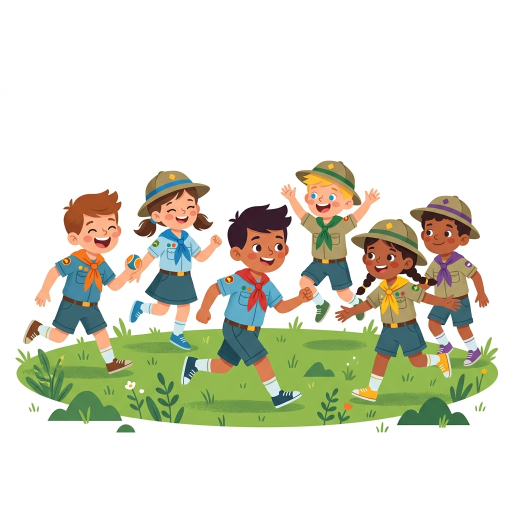
#> input picture supabase/scripts/juegos_base.jpg, 1024 x 1024 px, given in place of firma_background.webp, which was not available (shown at 1/2 size)
$ python composite_images.py juegos_base.jpg juegos_carrera_base.jpg juegos_carrera_base.jpg
#> lines starting #> are read from the running program, lines starting #| are printed output that depends on the picture; pictures that were not available may be replaced by others from this repository, and a replacement may not be noted
import os
import re
import sys
import json
import requests
from PIL import Image, ImageDraw, ImageFont, ImageFilter

# 1. Paths configurations
FRONTEND_DIR = os.path.join(os.path.dirname(os.path.dirname(os.path.dirname(__file__))), "frontend")
ENV_FILE = os.path.join(FRONTEND_DIR, ".env.local")
TEMPLATE_BG = os.path.join(FRONTEND_DIR, "public", "images", "template", "firma_background.webp")
TEMPLATE_FG = os.path.join(FRONTEND_DIR, "public", "images", "template", "firma_frontal.webp")
FONT_PATH = "C:\\Windows\\Fonts\\georgiab.ttf"  # Default Windows Georgia Bold font

def load_env():
    env = {}
    if os.path.exists(ENV_FILE):
        with open(ENV_FILE, "r", encoding="utf-8") as f:
            for line in f:
                if "=" in line and not line.startswith("#"):
                    k, v = line.strip().split("=", 1)
                    env[k.strip()] = v.strip()
    return env

def get_glow_image(text, font, text_color, glow_color, blur_radius=4):
    # Create canvas for drawing the glow text
    dummy = Image.new("RGBA", (1, 1))
    draw = ImageDraw.Draw(dummy)
    bbox = draw.textbbox((0, 0), text, font=font)
    w = bbox[2] - bbox[0] + blur_radius * 4 + 10
    h = bbox[3] - bbox[1] + blur_radius * 4 + 10

    # Draw glow shadow
    glow_img = Image.new("RGBA", (w, h), (0, 0, 0, 0))
    glow_draw = ImageDraw.Draw(glow_img)
    glow_draw.text((blur_radius*2, blur_radius*2), text, font=font, fill=glow_color)
    glow_img = glow_img.filter(ImageFilter.GaussianBlur(blur_radius))

    # Draw clean foreground text
    fg_img = Image.new("RGBA", (w, h), (0, 0, 0, 0))
    fg_draw = ImageDraw.Draw(fg_img)
    fg_draw.text((blur_radius*2, blur_radius*2), text, font=font, fill=text_color)

    # Merge both
    return Image.alpha_composite(glow_img, fg_img), w, h, blur_radius*2

def make_white_transparent(img, threshold=240):
    img = img.convert("RGBA")
    datas = img.getdata()
    newData = []
    for item in datas:
        # Check if R, G, and B are all above threshold (close to white)
        if item[0] >= threshold and item[1] >= threshold and item[2] >= threshold:
            newData.append((255, 255, 255, 0)) # Fully transparent white
        else:
            newData.append(item)
    img.putdata(newData)
    return img

def process_image(base_img_path, title, category):
#> called with base_img_path = 'juegos_base.jpg', title = 'juegos_carrera_base.jpg', category = 'juegos_carrera_base.jpg'
    print(f"Processing image: {base_img_path}")
    if not os.path.exists(base_img_path):
        print(f"Error: Base image not found at {base_img_path}")
        return None

    # Load templates
    bg = Image.open(TEMPLATE_BG).convert("RGBA").resize((540, 540))
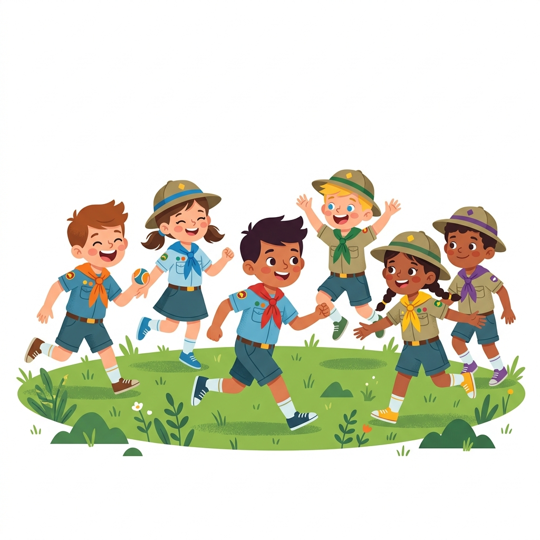
#> bg: PIL image 540x540 RGBA; mean R, G, B, A 219.3, 220.1, 204.4, 255
    fg = Image.open(TEMPLATE_FG).convert("RGBA").resize((540, 540))
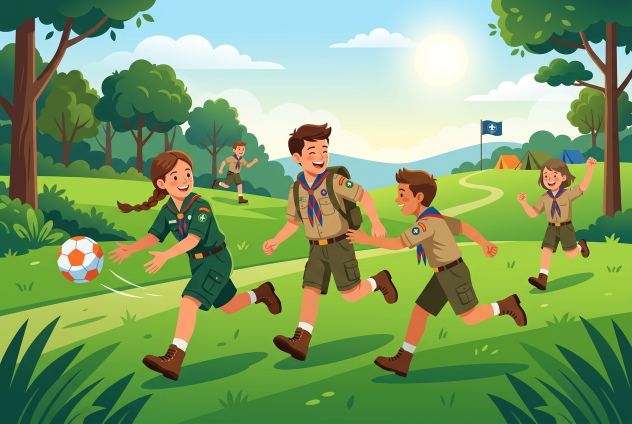
#> input picture supabase/scripts/juegos_carrera_base.jpg, 1264 x 848 px, given in place of firma_frontal.webp, which was not available (shown at 1/2 size)
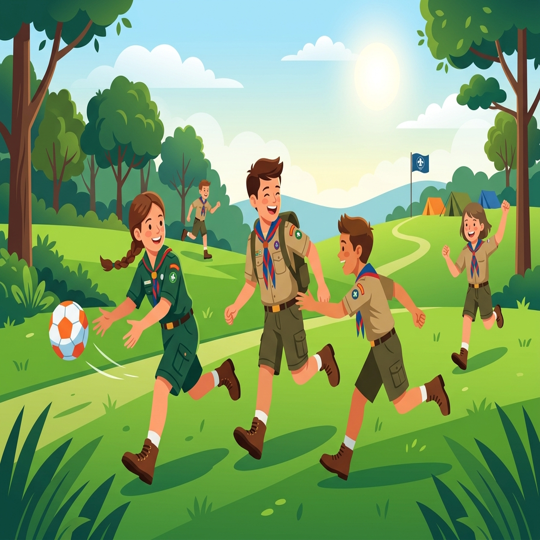
#> fg: PIL image 540x540 RGBA; mean R, G, B, A 126.5, 159.5, 104.1, 255
    user = Image.open(base_img_path).convert("RGBA")

    # Crop user image 1:1 centered
    w, h = user.size
#> w = 1024; h = 1024
    min_dim = min(w, h)
#> min_dim = 1024
    left = (w - min_dim) / 2
#> left = 0
    top = (h - min_dim) / 2
#> top = 0
    right = left + min_dim
#> right = 1024
    bottom = top + min_dim
#> bottom = 1024
    user_cropped = user.crop((left, top, right, bottom)).resize((540, 540))

    # Make white background transparent
    user_cropped = make_white_transparent(user_cropped)
#> the loop in make_white_transparent, `for item in datas:` made 291600 passes
#> item on passes 1 to 3: (253, 251, 252, 255), (255, 253, 254, 255), (255, 255, 255, 255)
#> after the loop in make_white_transparent, `for item in datas:`: newData = 291600 items

    # Merge layers: bg + user + fg
    merged = Image.alpha_composite(bg, user_cropped)
    merged = Image.alpha_composite(merged, fg)

    # Prepare Drawing context
    draw = ImageDraw.Draw(merged)

    # Load fonts
    try:
        font_title = ImageFont.truetype(FONT_PATH, 20)
        font_cat = ImageFont.truetype("C:\\Windows\\Fonts\\Arial.ttf", 20)
    except IOError:
        print("Warning: Standard ttf fonts not found, using default PIL font.")
        font_title = ImageFont.load_default()
        font_cat = font_title

    # --- 1. Draw Title (Bottom Left) ---
    title_text = title.upper()
    # Check length and crop if needed
    max_w = 460
    while len(title_text) > 0:
        bbox = draw.textbbox((0, 0), title_text, font=font_title)
        text_w = bbox[2] - bbox[0]
        if text_w <= max_w:
            break
        title_text = title_text[:-1]
#> this loop made 1 pass
#> (bbox, text_w) on pass 1: ((-2, 4, 285, 24), 287)
    if title_text != title.upper():
        title_text += "..."

    target_x = 79
    target_y = 485  # Adjusted Y to align well with standard coordinates

    # Draw red outline (3px stroke width)
    stroke_color = (203, 51, 39, 255) # Red #cb3327
    for offset_x in [-2, -1, 0, 1, 2]:
        for offset_y in [-2, -1, 0, 1, 2]:
            draw.text((target_x + offset_x, target_y + offset_y), title_text, font=font_title, fill=stroke_color)

    # Draw white fill
    draw.text((target_x, target_y), title_text, font=font_title, fill=(255, 255, 255, 255))

    # --- 2. Draw Category (Top Right, with Glow Effect) ---
    cat_text = category.upper()
    # Generate category with red glow
    glow_color = (203, 51, 39, 180)  # Red glow
    text_color = (203, 51, 39, 255)  # Solid red
    glow_img, glow_w, glow_h, offset = get_glow_image(cat_text, font_cat, text_color, glow_color, blur_radius=3)
#> in get_glow_image, `glow_img = Image.new("RGBA", (w, h), (0, 0, 0, 0))`: glow_img: PIL image 309x42 RGBA; every value is 0
#> in get_glow_image, `glow_img = glow_img.filter(ImageFilter.GaussianBlur(blur_radius))`:
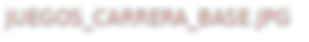
#> glow_img: PIL image 309x42 RGBA; mean R, G, B, A 32.7, 8.2, 6.2, 20; transparent parts drawn white
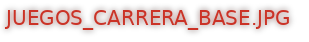
#> glow_img: PIL image 309x42 RGBA; mean R, G, B, A 47.7, 11.9, 9.1, 42.4; transparent parts drawn white
#> glow_w = 309; glow_h = 42; offset = 6

    # Position in top right (x=505 is right edge alignment)
    pos_x = 505 - (glow_w - offset * 2)
#> pos_x = 208
    pos_y = 35 - offset
#> pos_y = 29

    merged.paste(glow_img, (int(pos_x), int(pos_y)), glow_img)
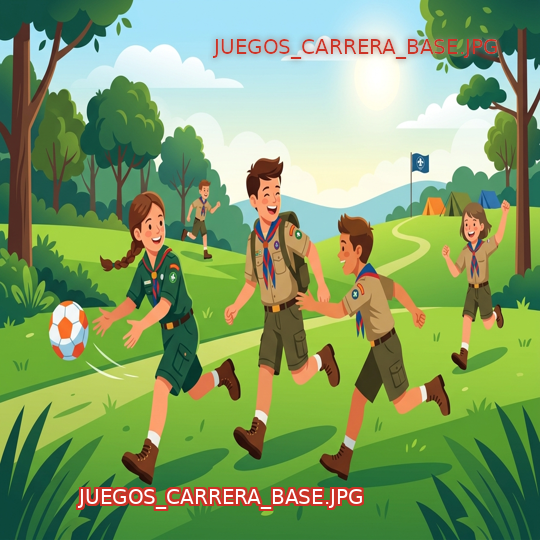
#> merged: PIL image 540x540 RGBA; mean R, G, B, A 128.9, 157.8, 103.6, 254.4; transparent parts drawn white

    # Save output as WebP
    out_dir = os.path.join(FRONTEND_DIR, "public", "uploads", "processed")
    os.makedirs(out_dir, exist_ok=True)
    slug = re.sub(r'[^a-z0-9\s-]', '', title.lower()).replace(' ', '-')
    out_path = os.path.join(out_dir, f"{slug}.webp")
    merged.save(out_path, "WEBP", quality=80)
    print(f"Image processed successfully saved to: {out_path}")
    return out_path

def upload_to_supabase(file_path):
    env = load_env()
    url = env.get("NEXT_PUBLIC_SUPABASE_URL", "http://127.0.0.1:54321")

    # Use the local docker Service Role Key to bypass RLS policies
    service_role_key = "eyJhbGciOiJIUzI1NiIsInR5cCI6IkpXVCJ9.eyJpc3MiOiJzdXBhYmFzZS1kZW1vIiwicm9sZSI6InNlcnZpY2Vfcm9sZSIsImV4cCI6MTk4MzgxMjk5Nn0.EGIM96RAZx35lJzdJsyH-qQwv8Hdp7fsn3W0YpN81IU"

    file_name = os.path.basename(file_path)
    # Define remote storage path: blog/[filename]
    remote_path = f"blog/{file_name}"

    upload_url = f"{url}/storage/v1/object/articulos/{remote_path}"

    headers = {
        "Authorization": f"Bearer {service_role_key}",
        "x-upsert": "true"
    }

    print(f"Uploading {file_name} to Supabase local storage bucket 'articulos'...")
    with open(file_path, "rb") as f:
#> (the run stopped early here; a loop or call above may not have finished)
